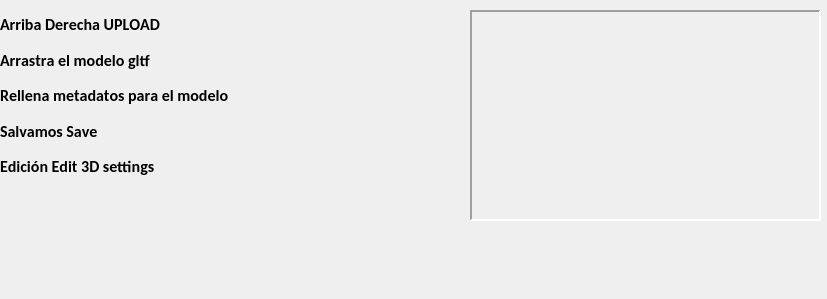
   <widget class="QWidget" name="page">
    <property name="geometry">
     <rect>
      <x>0</x>
      <y>0</y>
      <width>827</width>
      <height>299</height>
     </rect>
    </property>
    <attribute name="label">
     <string>Carga Modelo</string>
    </attribute>
    <widget class="QLabel" name="label">
     <property name="geometry">
      <rect>
       <x>470</x>
       <y>10</y>
       <width>351</width>
       <height>211</height>
      </rect>
     </property>
     <property name="frameShape">
      <enum>QFrame::Panel</enum>
     </property>
     <property name="frameShadow">
      <enum>QFrame::Sunken</enum>
     </property>
     <property name="lineWidth">
      <number>2</number>
     </property>
     <property name="text">
      <string/>
     </property>
     <property name="pixmap">
      <pixmap>../icons/sk1.png</pixmap>
     </property>
     <property name="scaledContents">
      <bool>true</bool>
     </property>
    </widget>
    <widget class="QWidget" name="layoutWidget">
     <property name="geometry">
      <rect>
       <x>0</x>
       <y>10</y>
       <width>291</width>
       <height>171</height>
      </rect>
     </property>
     <layout class="QGridLayout" name="gridLayout_3">
      <item row="2" column="0">
       <widget class="QLabel" name="label_67">
        <property name="font">
         <font>
          <family>Calibri</family>
          <pointsize>12</pointsize>
          <weight>75</weight>
          <italic>false</italic>
          <bold>true</bold>
          <kerning>false</kerning>
         </font>
        </property>
        <property name="styleSheet">
         <string notr="true">color: rgb(0, 0, 0);</string>
        </property>
        <property name="text">
         <string>Rellena metadatos para el modelo</string>
        </property>
       </widget>
      </item>
      <item row="3" column="0">
       <widget class="QLabel" name="label_68">
        <property name="font">
         <font>
          <family>Calibri</family>
          <pointsize>12</pointsize>
          <weight>75</weight>
          <italic>false</italic>
          <bold>true</bold>
          <kerning>false</kerning>
         </font>
        </property>
        <property name="styleSheet">
         <string notr="true">color: rgb(0, 0, 0);</string>
        </property>
        <property name="text">
         <string>Salvamos Save</string>
        </property>
       </widget>
      </item>
      <item row="0" column="0">
       <widget class="QLabel" name="label_65">
        <property name="font">
         <font>
          <family>Calibri</family>
          <pointsize>12</pointsize>
          <weight>75</weight>
          <italic>false</italic>
          <bold>true</bold>
          <kerning>false</kerning>
         </font>
        </property>
        <property name="styleSheet">
         <string notr="true">color: rgb(0, 0, 0);</string>
        </property>
        <property name="text">
         <string>Arriba Derecha UPLOAD</string>
        </property>
       </widget>
      </item>
      <item row="1" column="0">
       <widget class="QLabel" name="label_66">
        <property name="font">
         <font>
          <family>Calibri</family>
          <pointsize>12</pointsize>
          <weight>75</weight>
          <italic>false</italic>
          <bold>true</bold>
          <kerning>false</kerning>
         </font>
        </property>
        <property name="styleSheet">
         <string notr="true">color: rgb(0, 0, 0);</string>
        </property>
        <property name="text">
         <string>Arrastra el modelo gltf</string>
        </property>
       </widget>
      </item>
      <item row="4" column="0">
       <widget class="QLabel" name="label_70">
        <property name="font">
         <font>
          <family>Calibri</family>
          <pointsize>12</pointsize>
          <weight>75</weight>
          <italic>false</italic>
          <bold>true</bold>
          <kerning>false</kerning>
         </font>
        </property>
        <property name="styleSheet">
         <string notr="true">color: rgb(0, 0, 0);</string>
        </property>
        <property name="text">
         <string>Edición Edit 3D settings</string>
        </property>
       </widget>
      </item>
     </layout>
    </widget>
   </widget>
